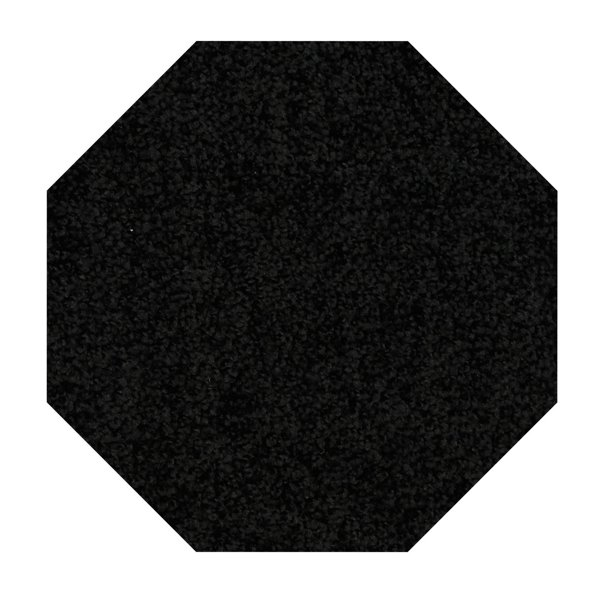
#> input picture pythonProject/img/ocatagon.jpg, 612 x 612 px
$ python gradient_quiz.py
#> lines starting #> are read from the running program, lines starting #| are printed output that depends on the picture
import cv2
import numpy as np


def normalize(img_in):
    img_out = np.zeros(img_in.shape)
    cv2.normalize(img_in, img_out, alpha=0, beta=255, norm_type=cv2.NORM_MINMAX)
    return img_out


# Gradient Direction
def select_gdir(gmag, gdir, mag_min, angle_low, angle_high):
    # TODO: Find and return pixels that fall within the desired mag, angle range
    result = (gmag >= mag_min) & (angle_low <= gdir) & (gdir <= angle_high)
    return result

# Load and convert image to double type, range [0, 1] for convenience
img = cv2.cvtColor(cv2.imread('img/ocatagon.jpg'),cv2.COLOR_BGR2GRAY)
#> img: shape (612, 612); min 0, max 255, mean 116.2
img = img.astype(np.float32)/255.0
#cv2.imshow('Image', img)  # assumes [0, 1] range for double images

# Compute x, y gradients
gx = cv2.Sobel(img, -1, dx=1, dy=0)
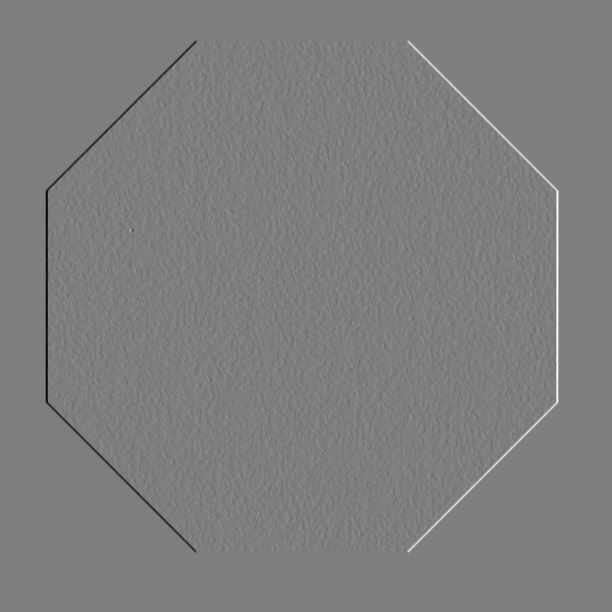
#> gx: shape (612, 612) float32; min -3.94, max 4, mean -9.55e-12; drawn with min black and max white
gy = cv2.Sobel(img, -1, dx=0, dy=1)
cv2.imshow('Gx', gx)
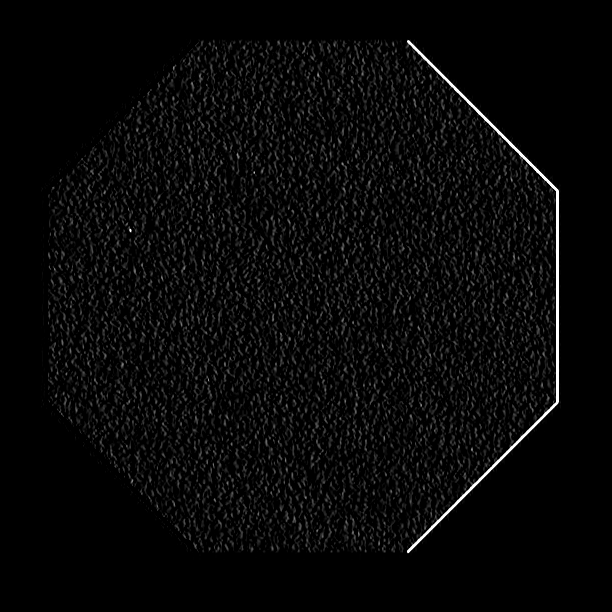
#> window 'Gx': shape (612, 612); min 0, max 255, mean 8.3
cv2.imshow('Gy', gy)
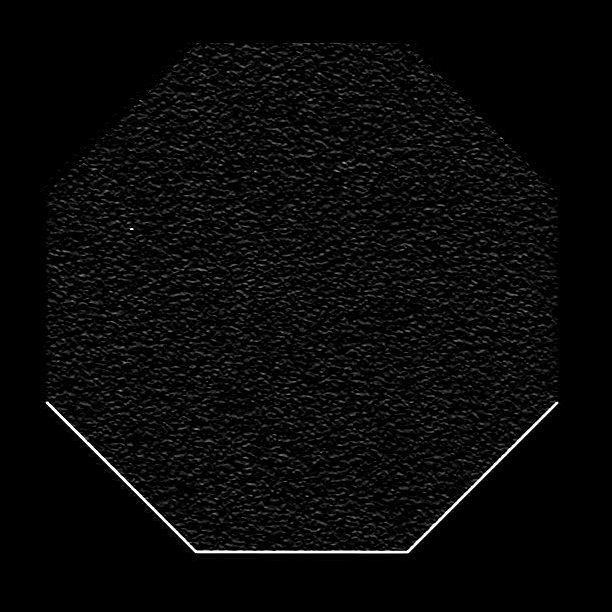
#> window 'Gy': shape (612, 612); min 0, max 255, mean 8.5

# gmag = np.sqrt(gx**2 + gy**2)
#
# # The minus sign here is used based on how imgradient is implemented in octave
# # See https://sourceforge.net/p/octave/image/ci/default/tree/inst/imgradient.m#l61
# gdir = np.arctan2(-gy, gx) * 180 / np.pi
# cv2.imshow('Gmag', gmag / (4 * np.sqrt(2)))
# cv2.imshow('Gdir', normalize(gdir).astype(np.uint8))
#
# # Find pixels with desired gradient direction
# my_grad = select_gdir(gmag, gdir, 1, 30, 60)
# my_grad = my_grad.astype('uint8')*255
# cv2.imshow('My Grad', my_grad)
cv2.waitKey(0)

$ run again, with pythonProject/img/image.jpg copied over pythonProject/img/ocatagon.jpg
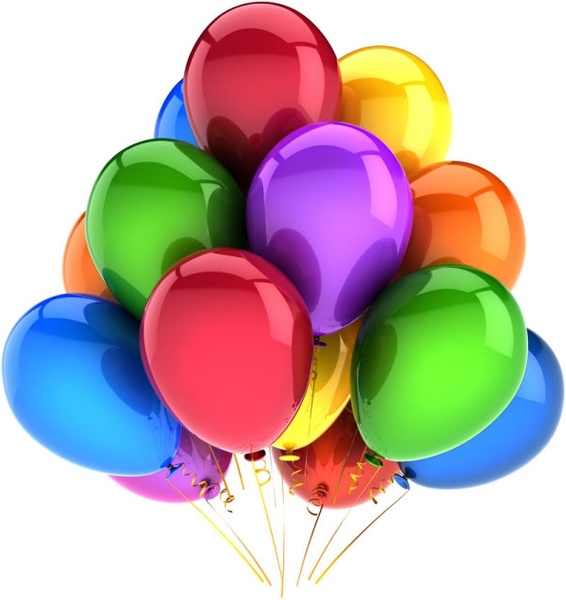
#> input picture pythonProject/img/image.jpg, 566 x 600 px
#> `gy = cv2.Sobel(img, -1, dx=0, dy=1)`:
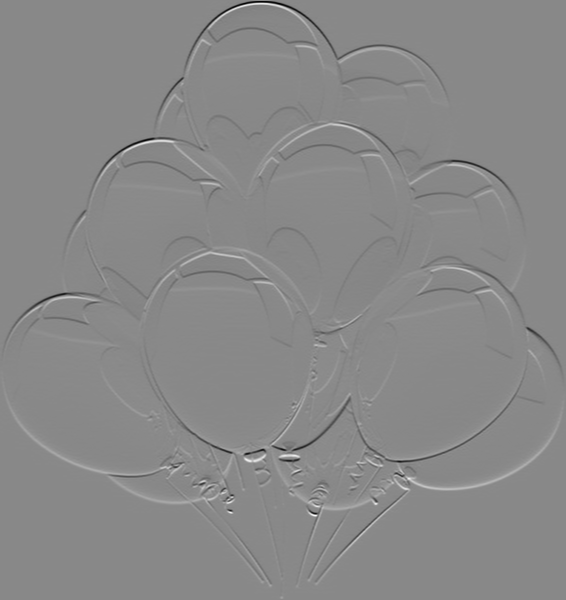
#> gy: shape (600, 566) float32; min -3.49, max 3.01, mean 5.88e-05; drawn with min black and max white
#> `cv2.imshow('Gy', gy)`:
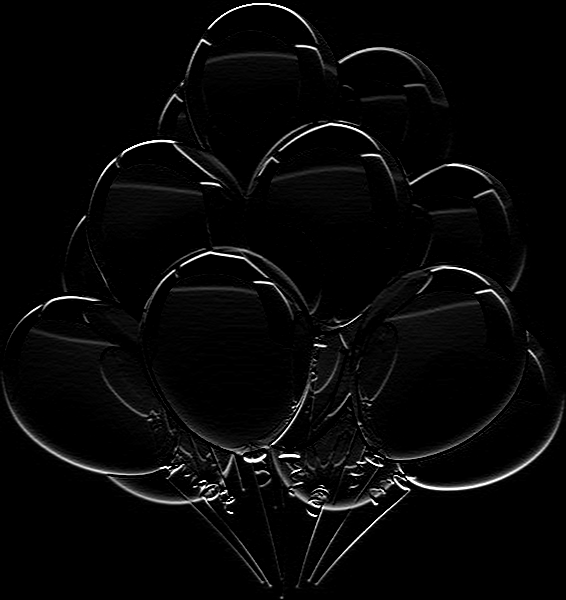
#> window 'Gy': shape (600, 566); min 0, max 255, mean 7.4
